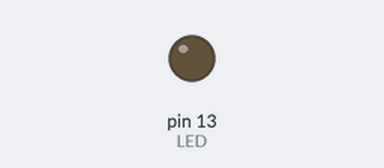
Recording of a sketch running on a simulated Arduino Uno, built with avr-gcc and run on an emulated ATmega328P. On the bench: output pins drawn as LEDs (lit = HIGH). What the sketch prints to the serial monitor is not drawn.

Above: at 0.1 s.
At 11.1 s:
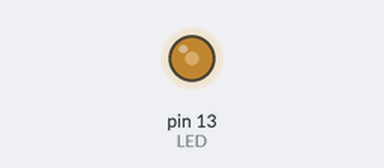
At 38.47 s:
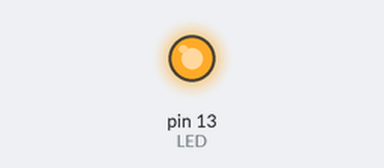
Timing chart, 0 to 40.0 s (numbered marks = the images above):
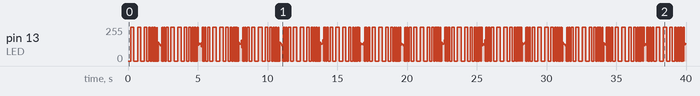

Measured:
- by itself, pin 13 (LED): 0/255 → 255/255 at 0.19 s, → 0/255 0.23 s later, → 255/255 0.25 s later, → 0/255 0.25 s later, … (488 changes in this stretch)

The sketch:

practica-9-5.ino
```cpp
const int LED =  LED_BUILTIN; // Asignamos el pin por defecto al led
int estadoLed = LOW;             // Iniciamos siempre el led en el estadoLed mas bajo.
unsigned long anteriorMillis = 0;

void setup() {
  // set the digital pin as output:
  pinMode(LED, OUTPUT);
  Serial.begin(9600); //Activamos el puerto a 9600 baudios para visualizarlo por consola
}

void loop() {

  float in, out;
  int out2;


  for (in = 0; in < 100.283; in = in + 0.01) //Recorremos desde 0 a 100.283 incrementando 0.01. Periodo completo de onda
  {
    out = sin(in) * 127.5 + 127.5; // Convertirmos la salida para que vaya de 0 a 255 la amplitud de nuestra onda
    out2 = out; // Lo pasamos de float a entero
    long intervalo = out2;

    unsigned long MillisActual = millis(); // me devuelve el número de milisegundos desde que Arduino se ha reseteado, dado que millis devuelve un unsigned long puede tener un valor de hasta 4.294.967.295
    Serial.println(out2);

  if (MillisActual - anteriorMillis >= intervalo) { //De esta manera hacemos que cuando la resta sea mayor al intervalo se realice el parpadeo. Al variar el intervalo con los valores de la onda senoidal, logramos que este intervalo varíe entre todos sus valores
    // Guardamos la ultima vez qe nuestro led ha parpadeado
    anteriorMillis = MillisActual;

    // Si el led está apagado lo encenderemos y viceversa
    if (estadoLed == LOW) {
      estadoLed = HIGH;
    } else {
      estadoLed = LOW;
    }

    // Mandamos al puerto digital nuestro estado del led
    digitalWrite(LED, estadoLed);
  }
  }
}
```
